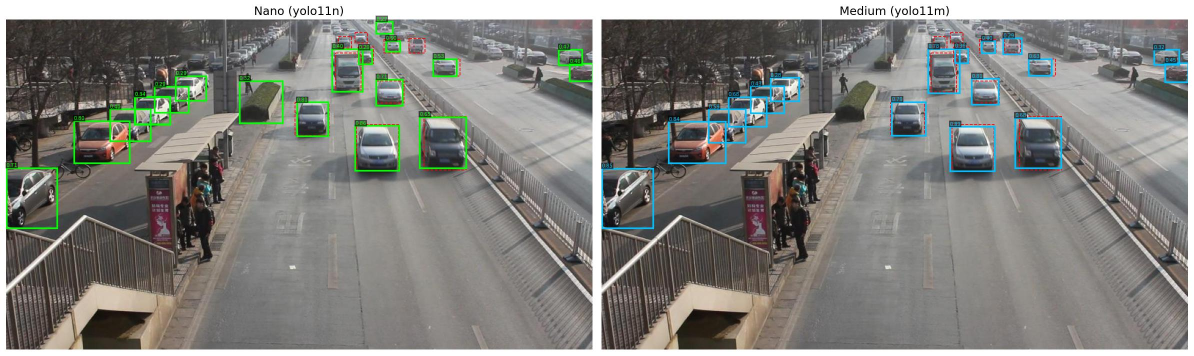
#> input picture kiwi_samples/MVI_20011_f00205_compare.jpg, 2388 x 711 px (shown at 1/2 size)
$ python -i D2_extract_features.py   (imports and definitions only)   (older library calls are emulated)
#> lines starting #> are read from the running program, lines starting #| are printed output that depends on the picture
#!/usr/bin/env python3
"""D²-City Step 2 — Extract 65 spatial features from video frames.

Ports the exact feature set from new_features/new_extract_features.py to
D²-City's video source (VideoCapture instead of image files).

Key differences from DETRAC:
  - Video input (cv2.VideoCapture) instead of image directories
  - Dynamic frame dimensions (1280×720 typical, must not hardcode)
  - SUBSAMPLE=3 from 25 fps → process MOG2 on every frame, extract
    features only on sampled frames (preserves background model quality)
  - No weather label (set to "unknown")
  - "sequence" column is named "clip_id" in detection CSV; renamed to
    "sequence" in output for compatibility with downstream scripts

Output: D2_all_features.csv
  Columns: clip_id, frame_idx, fn_nano, num_gt_coco, tp_nano, tp_medium,
           recoverable_fn, <65 feature columns ...>

Crash-safe: appends per clip, skips clips already written.
"""

import sys
import time
import warnings
from pathlib import Path

import cv2
import numpy as np
import pandas as pd
from scipy.stats import entropy as scipy_entropy

# [1 line not run here, left out]

sys.path.insert(0, str(Path(__file__).resolve().parent))
from D2_common import SCRIPT_DIR, SUBSAMPLE, discover_clips

# ── Output ───────────────────────────────────────────────────────────────────
DET_CSV = SCRIPT_DIR / "D2_detection_results.csv"
OUT_CSV = SCRIPT_DIR / "D2_all_features.csv"

META_COLS = ["clip_id", "frame_idx", "fn_nano", "num_gt_coco",
             "tp_nano", "tp_medium", "recoverable_fn"]

# Reusable detectors (created once, shared across all clips)
_FAST_FULL = cv2.FastFeatureDetector_create(threshold=20)
_FAST_HALF = cv2.FastFeatureDetector_create(threshold=20)
_DARK_KERNEL = cv2.getStructuringElement(cv2.MORPH_RECT, (15, 15))

# Per-clip MOG2 background subtractors (reset between clips)
_MOG2 = {}

# Cached FFT frequency masks keyed by (height, width)
_FFT_MASKS = {}


def _get_fft_masks(h, w):
    key = (h, w)
    if key not in _FFT_MASKS:
        cy, cx    = h // 2, w // 2
        Y, X      = np.ogrid[:h, :w]
        dist_sq   = (X - cx) ** 2 + (Y - cy) ** 2
        r_nyquist = min(h, w) // 4
        r_half    = min(h, w) // 8
        _FFT_MASKS[key] = {
            "low_nyquist": dist_sq <= r_nyquist ** 2,
            "very_low":    dist_sq <= r_half ** 2,
        }
    return _FFT_MASKS[key]


# ═══════════════════════════════════════════════════════════════════
# CATEGORY A: Resolution-Sensitivity Features
# ═══════════════════════════════════════════════════════════════════

# [231 lines left out: functions extract_resolution_features, extract_density_features, extract_complexity_features, not called in this run]


# ═══════════════════════════════════════════════════════════════════
# CATEGORY D: Per-Strip Features (spatial distribution)
# ═══════════════════════════════════════════════════════════════════

def extract_strip_features(gray):
    """Divide frame into top / mid / bot horizontal thirds."""
    h, w     = gray.shape
    strip_h  = h // 3         # dynamic — works for 720p and 1080p
    strips   = {
        "top": gray[0          :strip_h,      :],
        "mid": gray[strip_h    :2 * strip_h,  :],
        "bot": gray[2 * strip_h:h,            :],
    }
    feats      = {}
    strip_vals = {}

    for prefix, strip in strips.items():
        sf   = strip.astype(np.float64)
        sh, sw = strip.shape

        lap_var  = float(cv2.Laplacian(sf, cv2.CV_64F).var())
        gx_s     = cv2.Sobel(sf, cv2.CV_64F, 1, 0, ksize=3)
        gy_s     = cv2.Sobel(sf, cv2.CV_64F, 0, 1, ksize=3)
        grad_std = float(np.sqrt(gx_s**2 + gy_s**2).std())
        edges_s  = cv2.Canny(strip, 50, 150)
        ed       = float(edges_s.mean() / 255.0)

        fshift_s = np.fft.fftshift(np.fft.fft2(sf))
        mag_s    = np.abs(fshift_s) ** 2
        tot_e    = mag_s.sum() + 1e-10
        m_s      = _get_fft_masks(sh, sw)
        hi_e     = float((tot_e - mag_s[m_s["very_low"]].sum()) / tot_e)

        feats[f"{prefix}_laplacian_var"]    = lap_var
        feats[f"{prefix}_gradient_std"]     = grad_std
        feats[f"{prefix}_edge_density"]     = ed
        feats[f"{prefix}_high_freq_energy"] = hi_e
        strip_vals[prefix] = {"edge_density": ed, "gradient_std": grad_std,
                               "laplacian_var": lap_var}

    for metric in ["edge_density", "gradient_std", "laplacian_var"]:
        top_v = strip_vals["top"][metric]
        bot_v = strip_vals["bot"][metric]
        feats[f"ratio_top_bot_{metric}"] = float(top_v / (bot_v + 1e-8))

    return feats


# ═══════════════════════════════════════════════════════════════════
# CATEGORY E: BRISQUE-like (MSCN)
# ═══════════════════════════════════════════════════════════════════

# [204 lines left out: functions extract_brisque_features, extract_all_features, run_extraction, not called in this run]


# [2 lines not run here, left out]

>>> import cv2
>>> picture = cv2.imread('kiwi_samples/MVI_20011_f00205_compare.jpg', cv2.IMREAD_GRAYSCALE)
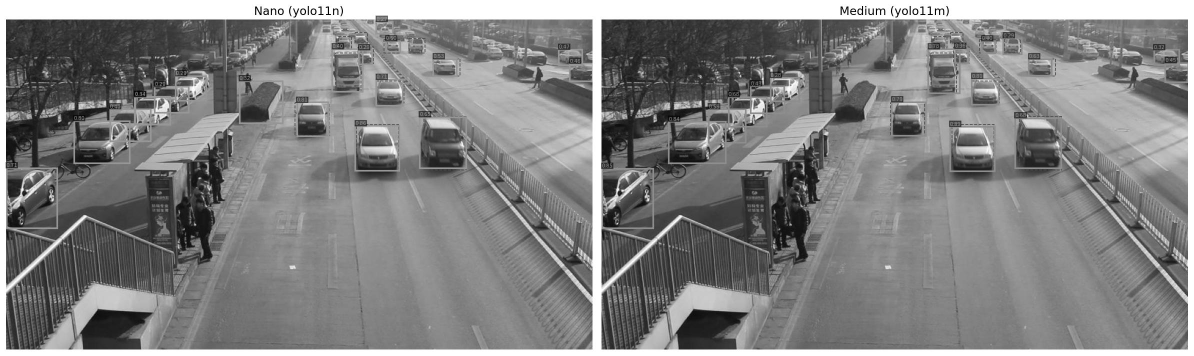
#> picture: shape (711, 2388) (shown at 1/2 size); min 0, max 255, mean 129.6
>>> result = extract_strip_features(picture)
#> the loop in extract_strip_features, `for prefix, strip in strips.items():` made 3 passes
#> (prefix, lap_var, grad_std, ed, tot_e, hi_e) on passes 2 to 3: ('mid', 428.4, 82.61, 0.0968, 5.56e+15, 0.0395), ('bot', 484.1, 86.02, 0.0866, 5.98e+15, 0.0324)
#> (prefix, lap_var, grad_std, ed, tot_e, cy in _get_fft_masks, cx in _get_fft_masks, r_nyquist in _get_fft_masks) on pass 1: ('top', 1123.3, 118.4, 0.121, 7.6e+15, 118, 1194, 59)
#> pass 1, in extract_strip_features, `sf   = strip.astype(np.float64)`:
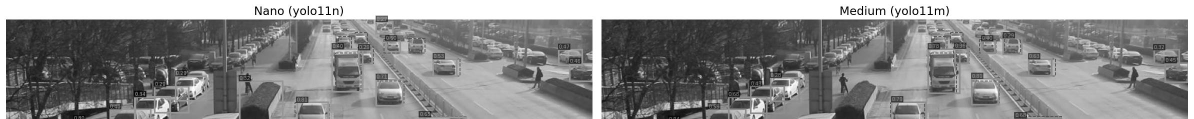
#> sf: shape (237, 2388) float64 (shown at 1/2 size); min 0, max 255, mean 137.7
#> pass 1, in extract_strip_features, `gx_s     = cv2.Sobel(sf, cv2.CV_64F, 1, 0, ksize=3)`:
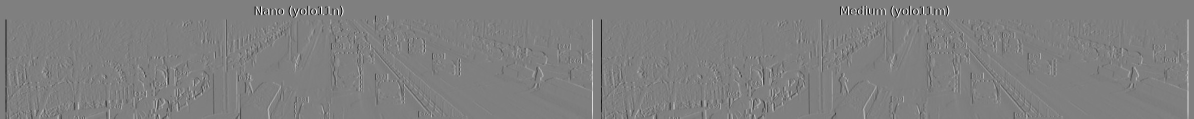
#> gx_s: shape (237, 2388) float64 (shown at 1/2 size); min -1020, max 1020, mean 0; drawn with min black and max white
#> pass 1, in extract_strip_features, `gy_s     = cv2.Sobel(sf, cv2.CV_64F, 0, 1, ksize=3)`:
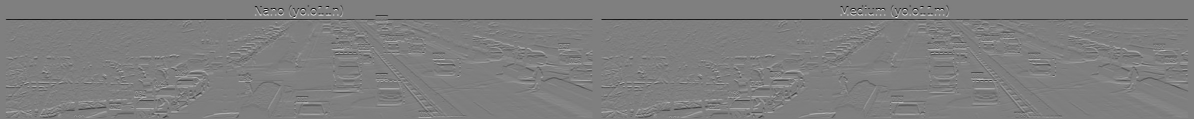
#> gy_s: shape (237, 2388) float64 (shown at 1/2 size); min -1011, max 1018, mean -3.9; drawn with min black and max white
#> pass 1, in extract_strip_features, `edges_s  = cv2.Canny(strip, 50, 150)`:
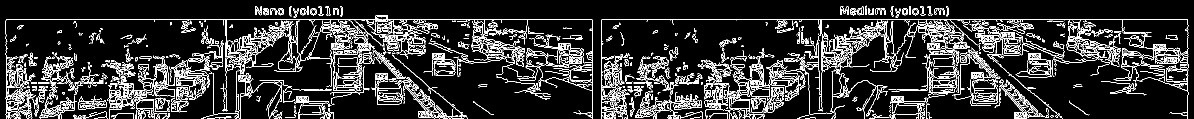
#> edges_s: shape (237, 2388) (shown at 1/2 size); 12.1% white in thin lines or dots
#> after the loop in extract_strip_features, `for prefix, strip in strips.items():`:
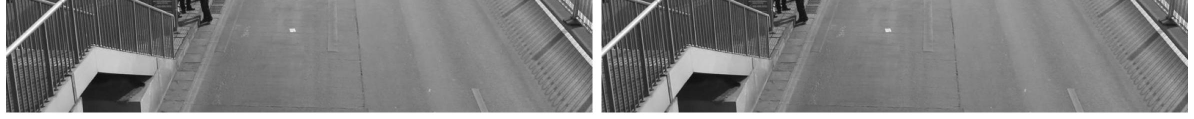
#> sf: shape (237, 2388) float64 (shown at 1/2 size); min 2, max 255, mean 128
#> after the loop in extract_strip_features, `for prefix, strip in strips.items():`: feats = 12 items; strip_vals = 3 items
#> the loop in extract_strip_features, `for metric in ["edge_density", "gradient_std", "laplacian_var"]:` made 3 passes
#> (top_v, bot_v) on passes 1 to 3: (0.121, 0.0866), (118.4, 86.02), (1123.3, 484.1)
#> after the loop in extract_strip_features, `for metric in ["edge_density", "gradient_std", "laplacian_var"]:`: feats = 15 items
#> result = 15 items

$ run again, on kiwi_samples/MVI_20012_f00176_compare.jpg
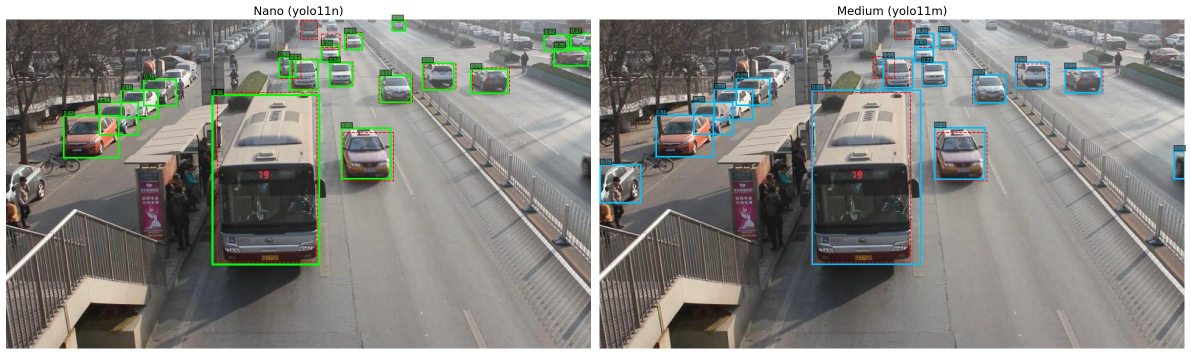
#> input picture kiwi_samples/MVI_20012_f00176_compare.jpg, 2382 x 709 px (shown at 1/2 size)
#> the loop in extract_strip_features, `for prefix, strip in strips.items():` made 3 passes
#> (prefix, sh, lap_var, grad_std, ed, tot_e, key in _get_fft_masks, cy in _get_fft_masks) on passes 1, 3: ('top', 236, 1073, 115.6, 0.128, 8.57e+15, (236, 2382), 118), ('bot', 237, 438.6, 83.27, 0.0758, 6.08e+15, (237, 2382), 118)
#> pass 1, in extract_strip_features, `edges_s  = cv2.Canny(strip, 50, 150)`:
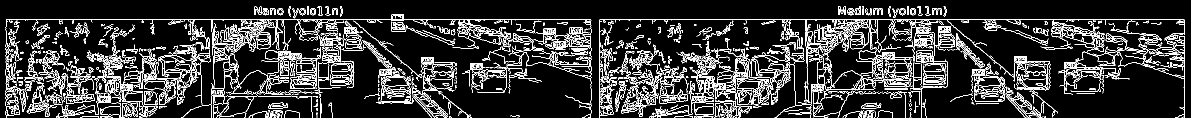
#> edges_s: shape (236, 2382) (shown at 1/2 size); 12.8% white in thin lines or dots
#> after the loop in extract_strip_features, `for prefix, strip in strips.items():`:
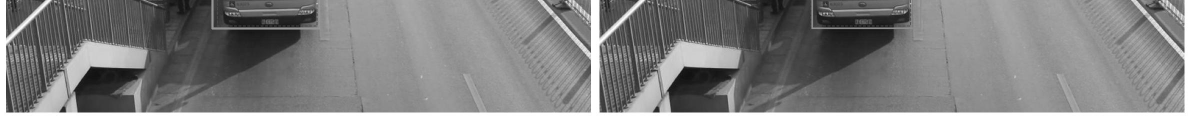
#> sf: shape (237, 2382) float64 (shown at 1/2 size); min 8, max 255, mean 127.2
#> after the loop in extract_strip_features, `for prefix, strip in strips.items():`: feats = 12 items; strip_vals = 3 items
#> the loop in extract_strip_features, `for metric in ["edge_density", "gradient_std", "laplacian_var"]:` made 3 passes
#> (top_v, bot_v) on passes 1 to 3: (0.128, 0.0758), (115.6, 83.27), (1073, 438.6)
#> after the loop in extract_strip_features, `for metric in ["edge_density", "gradient_std", "laplacian_var"]:`: feats = 15 items

$ run again, on kiwi_samples/MVI_20012_f00480_compare.jpg
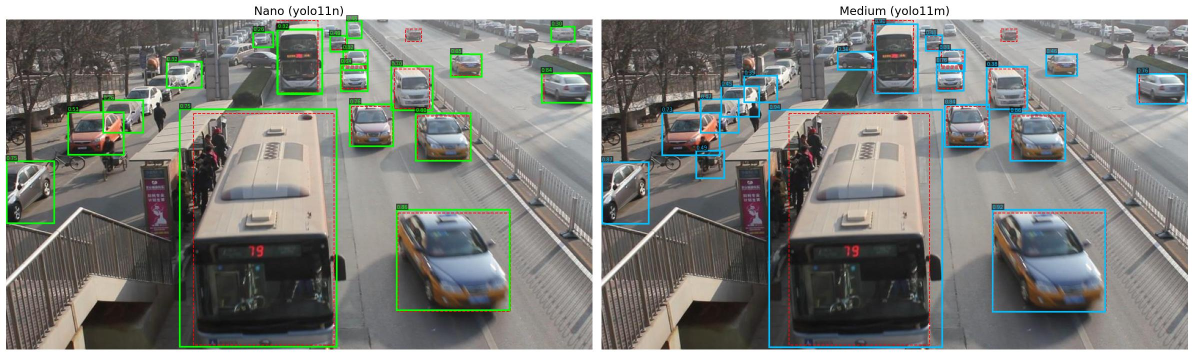
#> input picture kiwi_samples/MVI_20012_f00480_compare.jpg, 2388 x 711 px (shown at 1/2 size)
#> the loop in extract_strip_features, `for prefix, strip in strips.items():` made 3 passes
#> (prefix, lap_var, grad_std, ed, tot_e, hi_e) on passes 2 to 3: ('mid', 442.4, 82.93, 0.111, 6.66e+15, 0.0337), ('bot', 472, 86.29, 0.0808, 4.55e+15, 0.0413)
#> pass 1, in extract_strip_features, `edges_s  = cv2.Canny(strip, 50, 150)`:
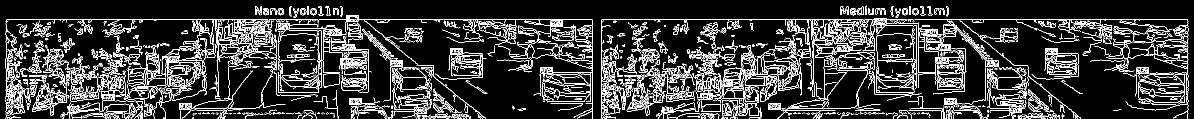
#> edges_s: shape (237, 2388) (shown at 1/2 size); 13.5% white in thin lines or dots
#> after the loop in extract_strip_features, `for prefix, strip in strips.items():`:
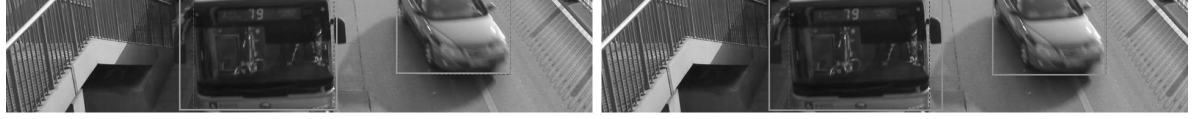
#> sf: shape (237, 2388) float64 (shown at 1/2 size); min 3, max 255, mean 101.5
#> after the loop in extract_strip_features, `for prefix, strip in strips.items():`: feats = 12 items; strip_vals = 3 items
#> the loop in extract_strip_features, `for metric in ["edge_density", "gradient_std", "laplacian_var"]:` made 3 passes
#> (top_v, bot_v) on passes 1 to 3: (0.135, 0.0808), (117.6, 86.29), (1127.8, 472)
#> after the loop in extract_strip_features, `for metric in ["edge_density", "gradient_std", "laplacian_var"]:`: feats = 15 items
